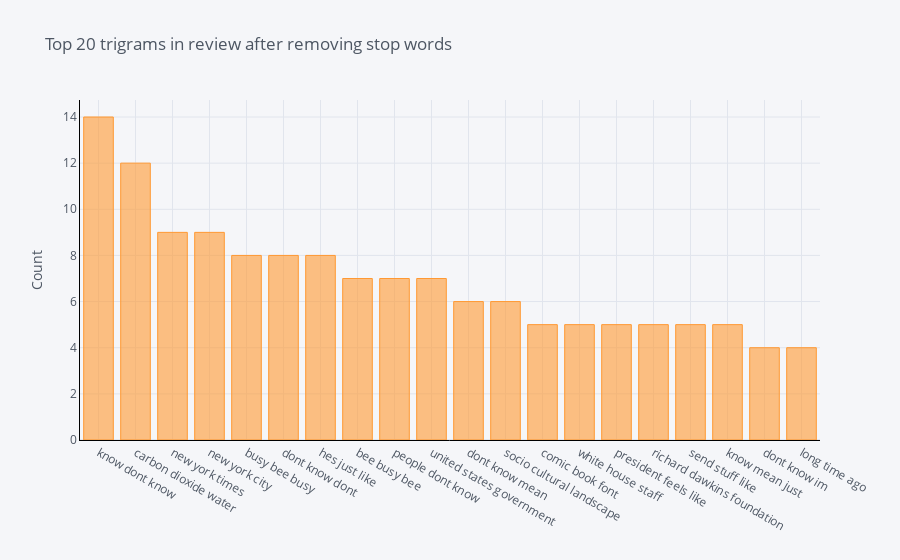

Notebook code cell kept with this figure:
### Markdown cell above
## The distribution of Top trigrams after removing stop words

### Code cell
def get_top_n_trigram(corpus, n=None):
    vec = CountVectorizer(ngram_range=(3, 3), stop_words='english').fit(corpus)
    bag_of_words = vec.transform(corpus)
    sum_words = bag_of_words.sum(axis=0) 
    words_freq = [(word, sum_words[0, idx]) for word, idx in vec.vocabulary_.items()]
    words_freq =sorted(words_freq, key = lambda x: x[1], reverse=True)
    return words_freq[:n]
common_words = get_top_n_trigram(df['text'], 20)
df6 = pd.DataFrame(common_words, columns = ['text' , 'count'])
#df6
df6.groupby('text').sum()['count'].sort_values(ascending=False).iplot(
    kind='bar', yTitle='Count', linecolor='black', title='Top 20 trigrams in review after removing stop words')

### Figure 1 — Plotly figure (JSON) as saved in the notebook; plotly's stock layout.template omitted (floating-point values rounded to 4 significant figures)
{"data": [{"marker": {"color": "rgba(255, 153, 51, 0.6)", "line": {"color": "rgba(255, 153, 51, 1.0)", "width": 1}}, "name": "count", "orientation": "v", "text": "", "type": "bar", "x": ["know dont know", "carbon dioxide water", "new york times", "new york city", "busy bee busy", "dont know dont", "hes just like", "bee busy bee", "people dont know", "united states government", "dont know mean", "socio cultural landscape", "comic book font", "white house staff", "president feels like", "richard dawkins foundation", "send stuff like", "know mean just", "dont know im", "long time ago"], "y": [14, 12, 9, 9, 8, 8, 8, 7, 7, 7, 6, 6, 5, 5, 5, 5, 5, 5, 4, 4]}], "layout": {"legend": {"bgcolor": "#F5F6F9", "font": {"color": "#4D5663"}}, "paper_bgcolor": "#F5F6F9", "plot_bgcolor": "#F5F6F9", "title": {"font": {"color": "#4D5663"}, "text": "Top 20 trigrams in review after removing stop words"}, "xaxis": {"gridcolor": "#E1E5ED", "linecolor": "black", "showgrid": true, "tickfont": {"color": "#4D5663"}, "title": {"font": {"color": "#4D5663"}, "text": ""}, "zerolinecolor": "#E1E5ED"}, "yaxis": {"gridcolor": "#E1E5ED", "linecolor": "black", "showgrid": true, "tickfont": {"color": "#4D5663"}, "title": {"font": {"color": "#4D5663"}, "text": "Count"}, "zerolinecolor": "#E1E5ED"}}}
